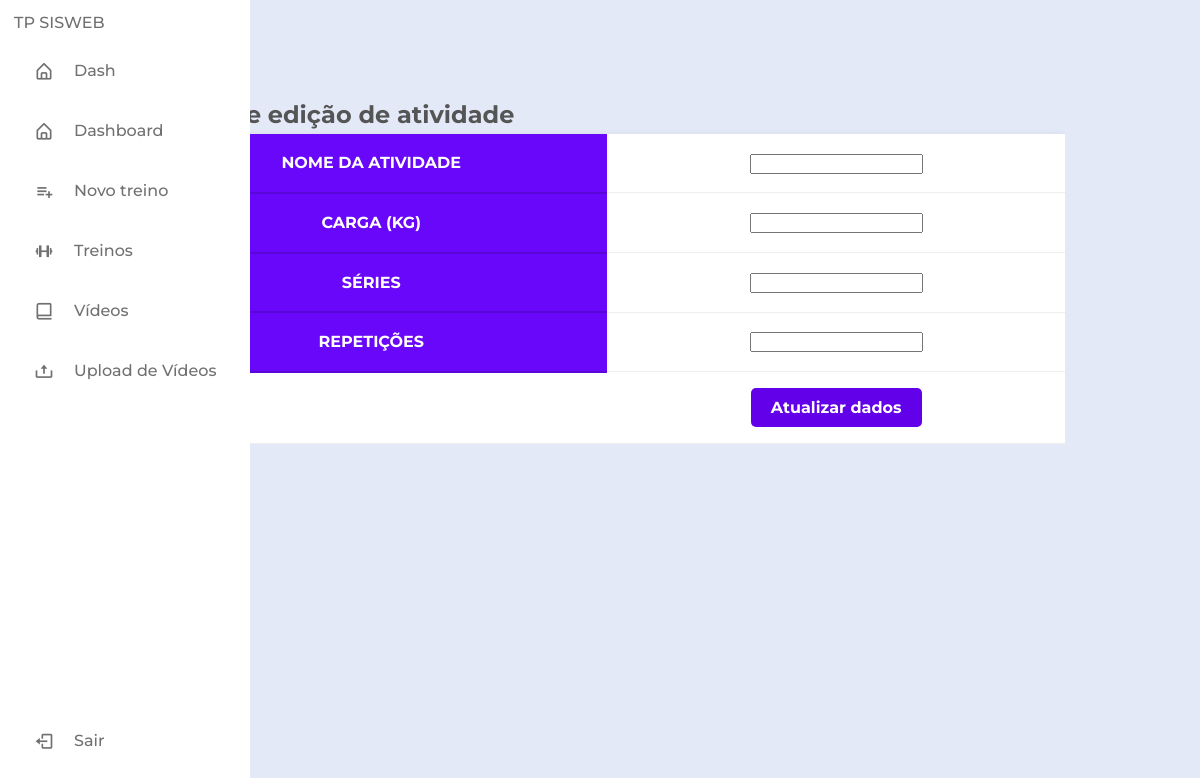
The page /atualizarAtividadesTreino/19 (signed in) on the database as committed earlier.
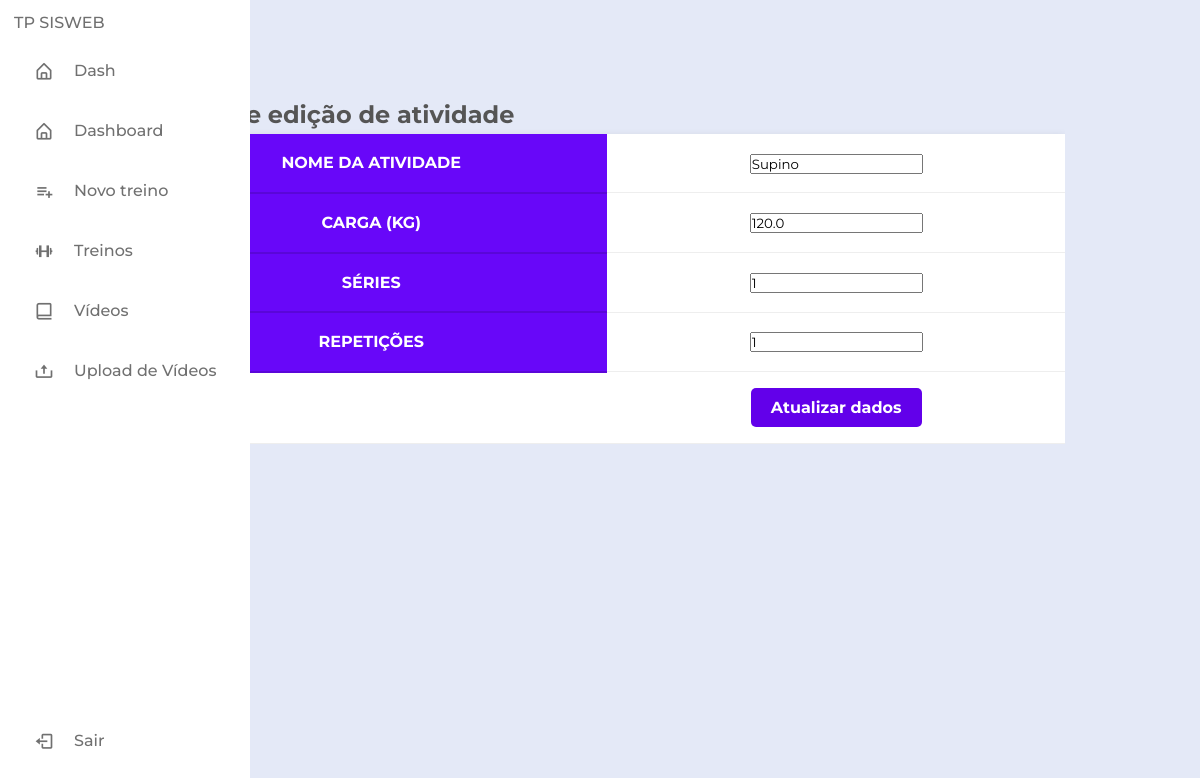
The same page on the database as committed later.
### classes.py (models this page shows, shortened)
class Atividade(db.Model):
    __tablename__ = 'atividade'
    _id = db.Column(db.Integer, primary_key=True, autoincrement=True)
    nome = db.Column(db.String)
    carga = db.Column(db.Float)
    series = db.Column(db.Integer)
    repeticoes = db.Column(db.Integer)
    conta_id = mapped_column(ForeignKey("conta.id"))
    treino_id = mapped_column(ForeignKey("treino._id"))
    treino = relationship("Treino", back_populates="atividade")
    conta = relationship("Conta", back_populates="atividade")

### app.py (the view, shortened to what this page needs)
@app.route("/atualizarAtividadesTreino/<int:id>", methods=['GET','POST'])
@login_required
def atualizarAtvTreino(id):
    atividade  = Atividade.query.filter_by(_id=id).first()
    return render_template("treino/atualizarAtividadesTreino.html",atividade=atividade)

### classes.py (called while the page is built)
@login_manager.user_loader
def load_user(user):
    return Conta.query.get(int(user))

### templates/treino/atualizarAtividadesTreino.html (shortened to what this page needs)
<!DOCTYPE html>
<html lang="en">
<head>
    <link rel="stylesheet" href="https://cdnjs.cloudflare.com/ajax/libs/font-awesome/6.7.2/css/all.min.css">
    <link rel="stylesheet"  href="{{ url_for('static', filename='styleTab.css')}}">
</head>
<div>
    {% include 'sidebar.html' %}
</div>
<body>
    <form action="" method="POST">
        <section class="ftco-section">
            <div class="container">
                <div class="row">
                    <div class="col-md-12">
                        <div class="table-wrap">
                            <h1>Página de edição de atividade</h1>
                            <table class="table">
                            <thead class="thead-primary">
                              <tr>
                                <th>Nome da atividade</th>
                                <td scope="row" class="scope" ><input type="text" name="nome" value="{{atividade.nome}}"></td>
                              </tr>
                              <tr>
                                <th>Carga (Kg)</th>
                                <td scope="row" class="scope"><input type="text" name="carga" value="{{atividade.carga}}"></td>
                              </tr>
                              <tr>
                                <th>Séries</th>
                                <td scope="row" class="scope"><input type="text" name="series" value="{{atividade.series}}"></td>
                              </tr>
                              <tr>
                                <th>Repetições</th>
                                <td scope="row" class="scope"><input type="text" name="repeticoes" value="{{atividade.repeticoes}}"></td>
                              </tr>
                            </thead>
                            <tbody>
                                <tr>
                                    <td></td>
                                    <td><input type="submit" value="Atualizar dados"></a></td>
                                </tr>
                            </tbody>
                          </table>
                        </div>
                    </div>
                </div>
            </div>
        </section>
    </form>
</body>
</html>

### templates/sidebar.html (shortened to what this page needs)
<!DOCTYPE html>
<html lang="en">
<head>
    <link rel="stylesheet"  href="{{ url_for('static', filename='styleSideBar.css')}}">
    <link href='https://unpkg.com/boxicons@2.1.4/css/boxicons.min.css' rel='stylesheet'>
</head>
<body>
    <nav class="sidebar">
        <header>
             <div class="text header-text">
                <span class="name">TP</span>
                <span class="name">SISWEB</span>
             </div>
        </header>
        <div class="menu-bar">
            <div class="menu">
                <ul class="menu-links">
                    <li class="nav-link">
                        <a href="{{ url_for('index') }}">
                            <i class='bx bx-home-alt icon'></i>
                            <span class="text nav-text">Dash</span>
                        </a>
                    </li>
                    <li class="nav-link">
                        <a href="{{ url_for('exibir_grafico') }}">
                            <i class='bx bx-home-alt icon'></i>
                            <span class="text nav-text">Dashboard</span>
                        </a>
                    </li>
                    <li class="nav-link">
                        <a href="{{url_for('novoTreinoPagina')}}">
                            <i class='bx bx-list-plus icon'></i>
                            <span class="text nav-text">Novo treino</span>
                        </a>
                    </li>
                    <li class="nav-link">
                        <a href="{{url_for('listaDeTreinos')}}">
                            <i class='bx bx-dumbbell icon'></i>
                            <span class="text nav-text">Treinos</span>
                        </a>
                    </li>
                    <li class="nav-link">
                        <a href="{{url_for('listaVideos')}}">
                            <i class='bx bx-book-alt icon'></i>
                            <span class="text nav-text">Vídeos</span>
                        </a>
                    </li>
                    <li class="nav-link">
                        <a href="{{url_for('videos')}}">
                            <i class='bx bx-upload icon'></i>
                            <span class="text nav-text">Upload de Vídeos</span>
                        </a>
                    </li>
                </ul>
            </div>
            <div class="bottom-content">
                <li class="">
                    <a href="{{ url_for('logout') }}" method="get">
                        <i class='bx bx-log-out icon'></i>
                        <span type="submit" class="text nav-text">Sair</span>
                    </a>
                </li>
            </div>
        </div>
</body>
</html>

### static/styleTab.css (style rules this page uses)
* { margin: 0; padding: 0; box-sizing: border-box; }
body { font-family: 'Roboto', sans-serif; font-size: 16px; line-height: 1.6; background-color: #f8f9fd; color: #555; }
.ftco-section { padding: 4em 0; }
.container { max-width: 960px; margin: 0 auto; padding: 0 15px; }
.table-wrap { overflow-x: auto; margin: 2em 0; }
.table { width: 100%; border-collapse: collapse; background-color: #fff; box-shadow: 0 2px 8px rgba(0, 0, 0, 0.1); }
.thead-primary th { background-color: #6807f9; color: #fff; font-weight: 700; text-transform: uppercase; padding: 1em; border-bottom: 2px solid #5a06d8; }
.table tbody tr { transition: background-color 0.3s ease; }
.table th.scope, .table td { padding: 1em; text-align: center; border-bottom: 1px solid #eee; }
input[type="submit"], input[type="file"] { background-color: #6200EA; color: white; border: none; padding: 10px 20px; font-size: 16px; font-weight: bold; cursor: pointer; border-radius: 5px; transition: background 0.3s ease-in-out; }

### static/styleSideBar.css (style rules this page uses)
* { margin: 0; padding: 0; box-sizing: border-box; font-family: 'Montserrat', sans-serif; }
:root { --body-color: #E4E9f7; --sidebar-color: #FFF; --primary-color: #695CFE; --primary-color-light: #F6F5FF; --toggle-color: #DDD; --text-color: #707070; --trans-02: all 0.2s ease; --trans-03: all 0.3s ease; --trans-04: all 0.4s ease; --trans-05: all 0.5s ease; }
.sidebar .text { font-size: 16px; font-weight: 500; color: var(--text-color) }
body { height: 100vh; background-color: var(--body-color); }
.sidebar { position: fixed; top: 0; left: 0; height: 100%; width: 250px; padding: 10px 14px; background: var(--sidebar-color); }
.sidebar li { height: 50px; margin-top: 10px; list-style: none; display: flex; align-items: center; }
.sidebar li .icon { display: flex; align-items: center; justify-content: center; min-width: 60px; font-size: 20px; }
.sidebar li .icon, .sidebar li .text { color: var(--text-color); transition: var(--trans-02); }
.sidebar li a { height: 100%; width: 100%; display: flex; align-items: center; text-decoration: none; border-radius: 6px; transition: var(--trans-04); }
.sidebar .menu-bar { height: calc(100% - 50px); display: flex; flex-direction: column; justify-content: space-between; }

Rows that differ between the two databases and show on the page:
added Atividade: nome "Supino", carga "120.0", series "1", repeticoes "1"
